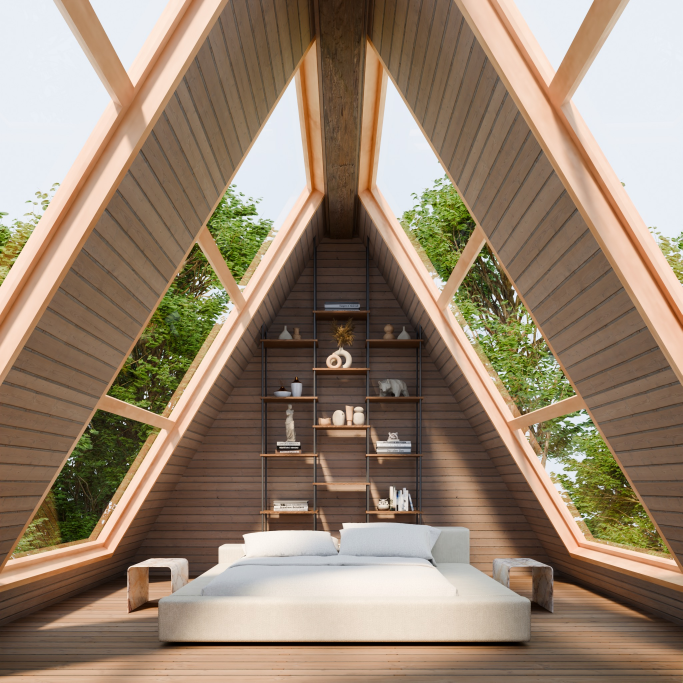
#> input picture assets/bg/cabin_base.jpg, 2048 x 2048 px (shown at 1/3 size)
$ python -i build_applovin_full.py   (imports and definitions only)
#> lines starting #> are read from the running program, lines starting #| are printed output that depends on the picture
#!/usr/bin/env python3
"""
Build FULL AppLovin-compatible single HTML file with ALL assets embedded
Uses aggressive compression to fit within size limits
"""
import base64
import os
import re
from pathlib import Path
from PIL import Image
import io

def compress_image(file_path, max_size_kb=50, quality=75):
    """Compress image aggressively and return base64 string"""
#> called with file_path = 'assets/bg/cabin_base.jpg', max_size_kb = 50, quality = 75
    try:
        img = Image.open(file_path)
#> img is the input picture: PIL image 2048x2048 RGB; mean R, G, B 151.6, 132.4, 112.2

        # Resize very large images
        max_dimension = 800
        if max(img.size) > max_dimension:
            ratio = max_dimension / max(img.size)
#> ratio = 0.391
            new_size = tuple(int(dim * ratio) for dim in img.size)
#> new_size = (800, 800)
            img = img.resize(new_size, Image.Resampling.LANCZOS)
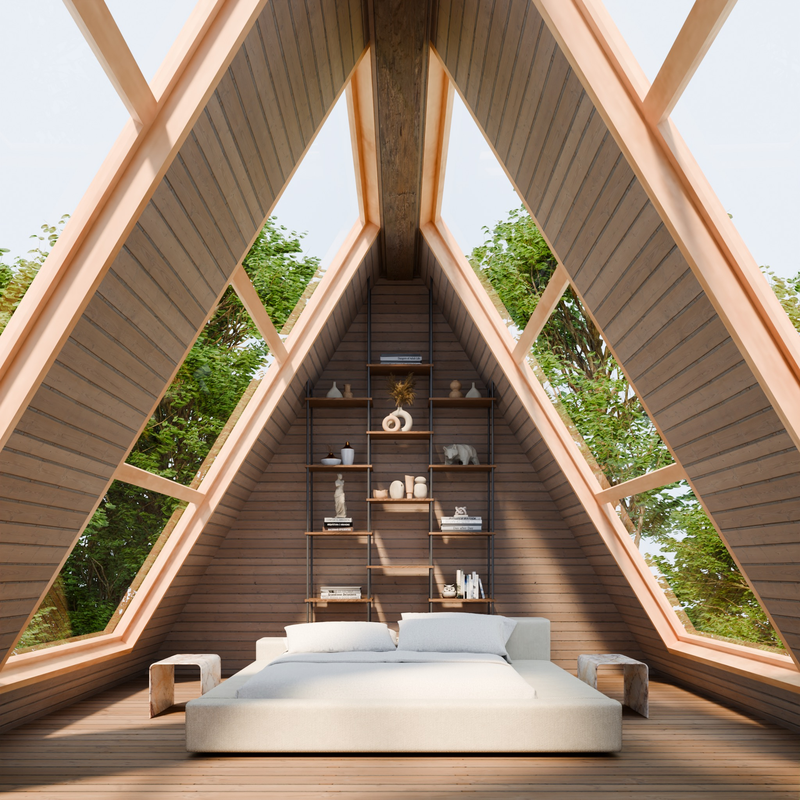
#> img: PIL image 800x800 RGB; mean R, G, B 151.6, 132.4, 112.2
            print(f"  Resized to {new_size}", end='')
#|   Resized to (800, 800)

        # Convert RGBA to RGB if needed
        if img.mode == 'RGBA':
            background = Image.new('RGB', img.size, (255, 255, 255))
            if 'A' in img.getbands():
                background.paste(img, mask=img.split()[3])
            else:
                background.paste(img)
            img = background
        elif img.mode != 'RGB':
            img = img.convert('RGB')

        # Try different quality levels to meet size target
        for q in range(quality, 15, -5):
            output = io.BytesIO()
            img.save(output, format='JPEG', quality=q, optimize=True)

            size_kb = len(output.getvalue()) / 1024

            if size_kb <= max_size_kb or q <= 20:
                print(f" → {size_kb:.1f} KB (q={q})")
                return base64.b64encode(output.getvalue()).decode('utf-8')

        return None
    except Exception as e:
        print(f"  Error: {e}")
        return None

# [197 lines left out: functions get_base64, get_mime_type, embed_assets, remove_audio, inline_google_fonts, main, not called in this run]

# [2 lines not run here, left out]

>>> result = compress_image('assets/bg/cabin_base.jpg')
